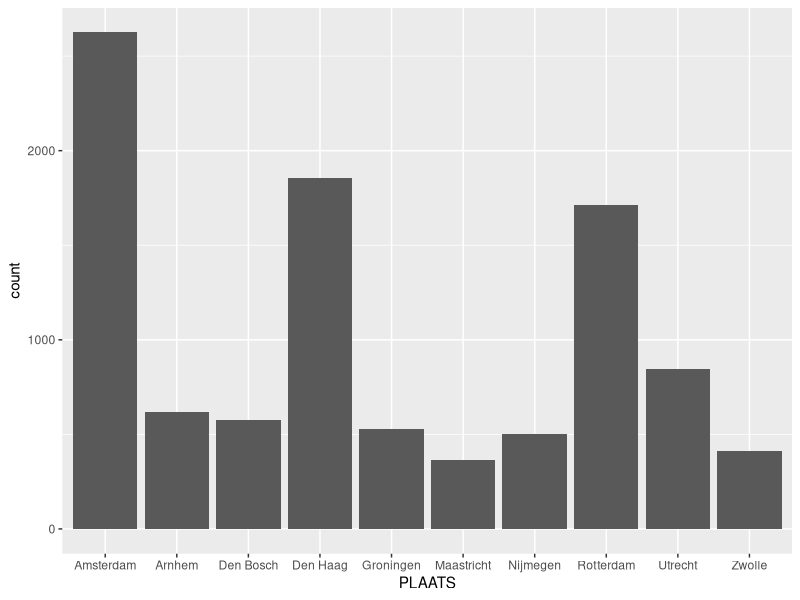
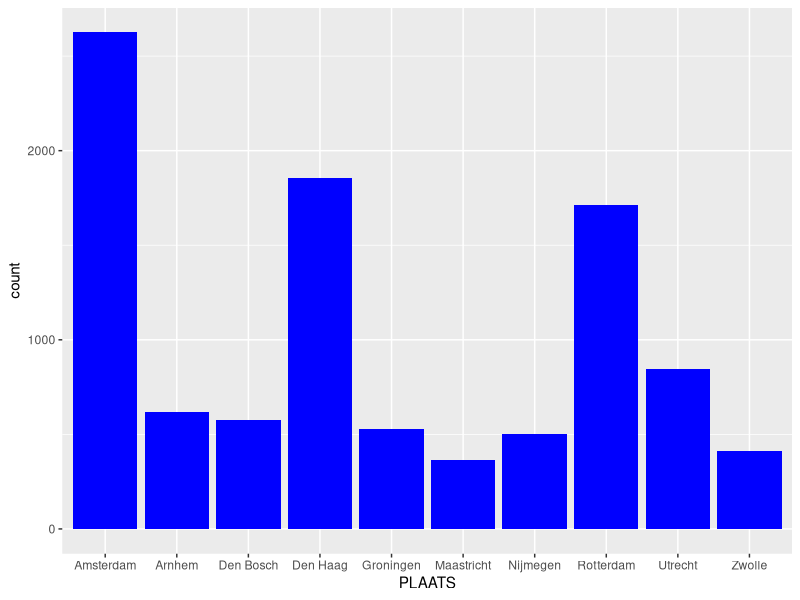
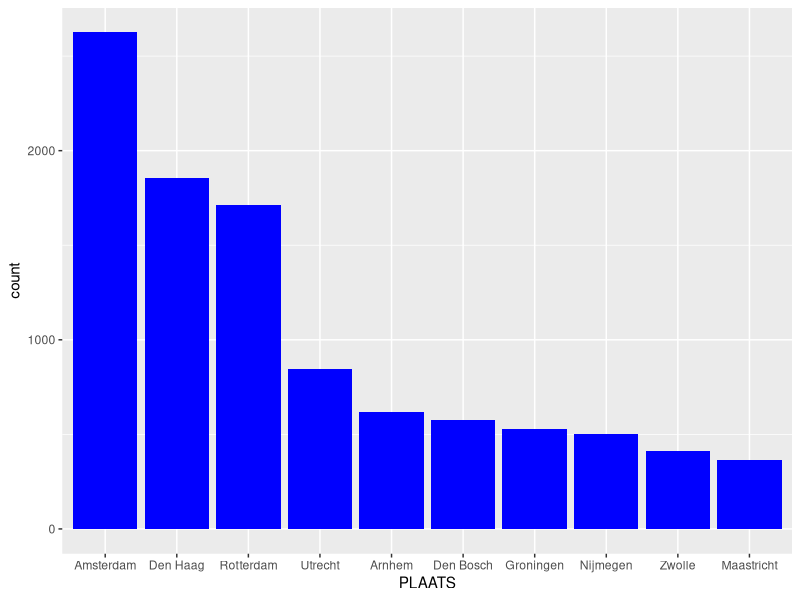
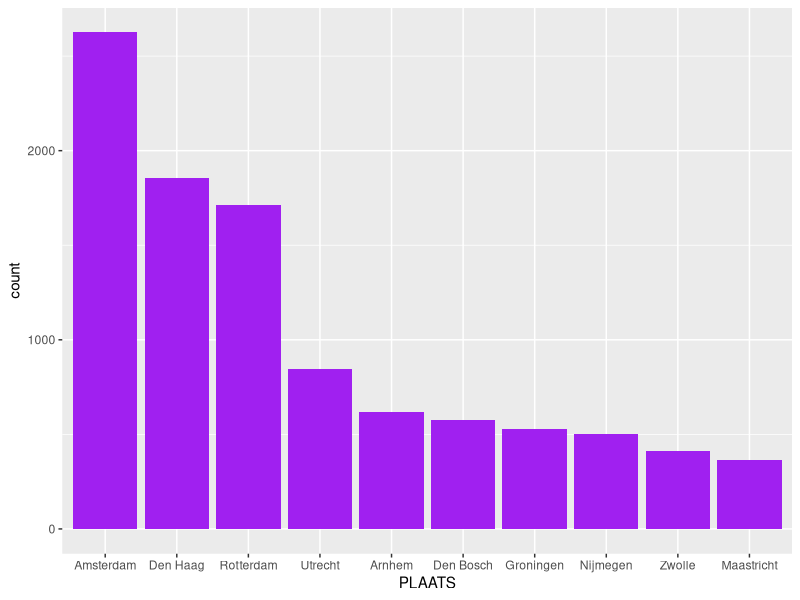
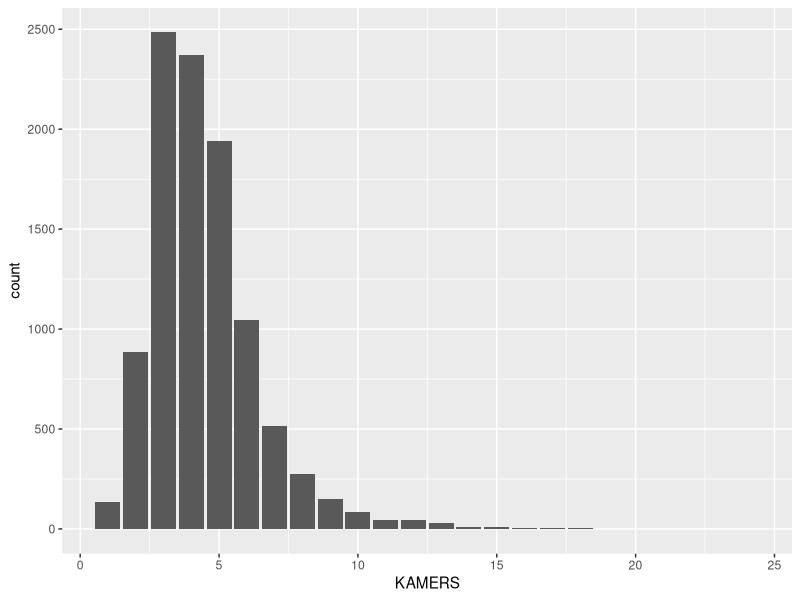
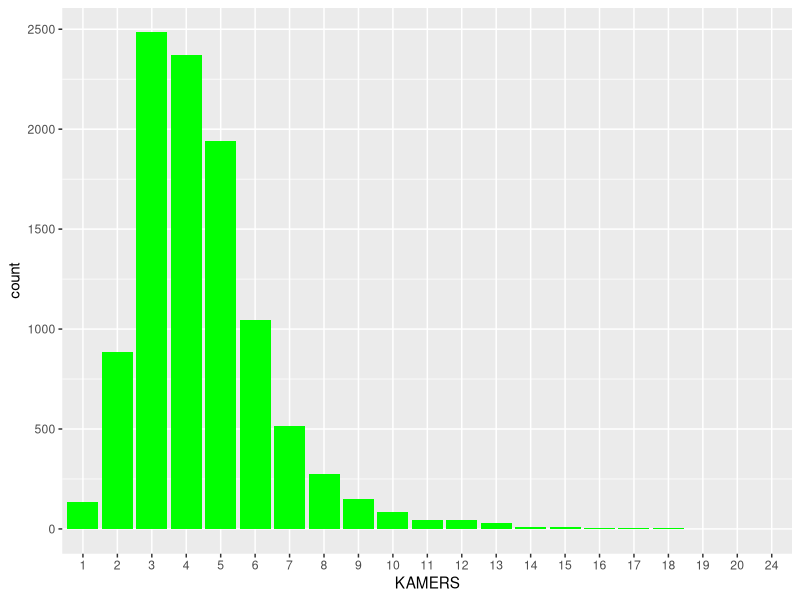
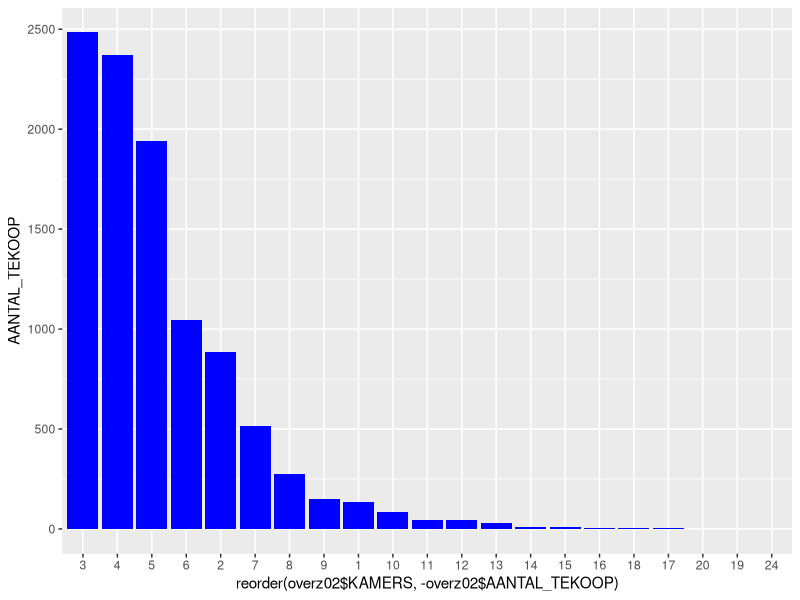
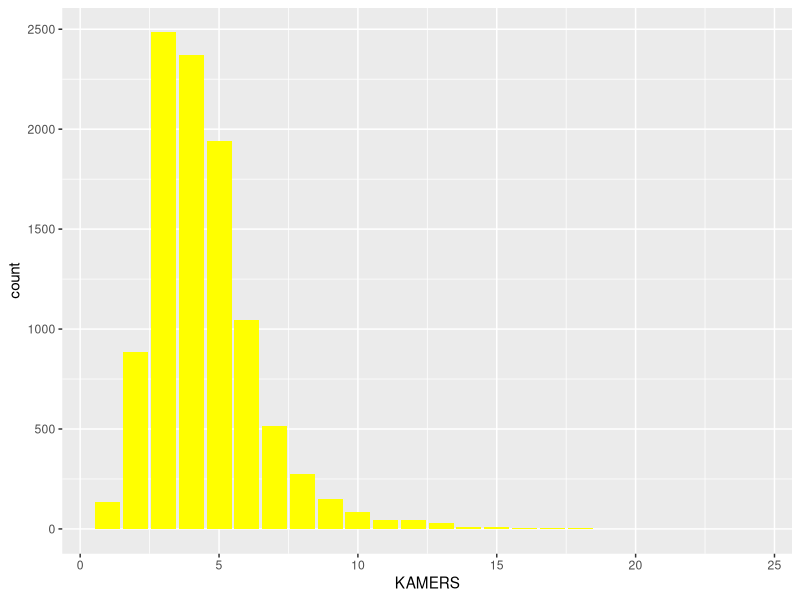

Generate these figures, in order, with R:
#### STANDAARD GRAFIEKEN IN R: BARPLOTS ####

library(readr)   #read_csv() functie
library(ggplot2)
library(tidyverse)

#inlezen bestand
funda <- read_csv("datafiles/2018-10-04_tekoop_funda.csv")

#inspecteren bestand
class(funda)   #soort object
  #tbl_df staat voor tibble data format, aangepast data frame format
head(funda) 
tail(funda)
summary(funda)
str(funda)


##### CATEGORIALE VARIABELE: BAR PLOT #####

#variabele : PLAATS
#grafiek aantal tekoop staande woningen per plaats
ggplot(data = funda, aes(x = PLAATS)) +
  geom_bar()

#zelfde grafiek, andere kleur staven
ggplot(data = funda, aes(x = PLAATS)) +
  geom_bar(fill = "blue")

#ordenen naar aantal tekoop staande woningen
#hiervoor bestaand diverse methoden

#eenvoudigst, maar niet meest handig
#PLAATS omzetten naar ordered factor variabele

#eerst volgorde levels bepalen
sort(table(funda$PLAATS))

funda$PLAATS <- factor(funda$PLAATS,
                          levels = c("Amsterdam", "Den Haag",
                          "Rotterdam", "Utrecht", "Arnhem",
                          "Den Bosch", "Groningen",
                          "Nijmegen", "Zwolle", "Maastricht"))
ggplot(data = funda, aes(x = PLAATS)) +
  geom_bar(fill = "blue")

#betere methode
overz01 <- funda %>%
  group_by(PLAATS) %>%
  summarize(AANTAL_TEKOOP = n()) %>%
  arrange(desc(AANTAL_TEKOOP))

funda$PLAATS <- factor(funda$PLAATS, levels = overz01$PLAATS)

ggplot(data = funda, aes(x = PLAATS)) +
  geom_bar(fill = "purple")


### OPGAVE
# maak een staafdiagram van het aantal te koop staande woningen
# naar de variabele KAMERS
# zet KAMERS daartoe eerst om in een factor variabele

# minder goede manier gesorteerd op aantal kamers
ggplot(data = funda, aes(x = KAMERS)) +
  geom_bar()



sort(table(funda$KAMERS))

funda$KAMERS <- factor(funda$KAMERS,
                       levels = seq(0, 30, by=1))

ggplot(data = funda, aes(x = KAMERS)) +
  geom_bar(fill = "green")


str(funda)

#betere manier gesorteerd op aantal aantal kamers.
funda <- read_csv("datafiles/2018-10-04_tekoop_funda.csv")

overz02 <- funda %>%
  group_by(KAMERS) %>%
  summarize(AANTAL_TEKOOP = n()) %>%
  arrange(desc(AANTAL_TEKOOP))
overz02
#sort(table(overz02$AANTAL_TEKOOP))

ggplot(data = overz02, aes(x = reorder(overz02$KAMERS, -overz02$AANTAL_TEKOOP), y = AANTAL_TEKOOP)) +
  #de tellingen zijn al gedaan
  #daarom wordt het default stat argument voor barplots ("count")
  #overschreven door stat = "identity"
  geom_bar(stat = "identity", fill = "blue")


#funda$KAMERS <- factor(funda$KAMERS, levels = overz02$KAMERS)

ggplot(data = funda, aes(x = KAMERS)) +
  geom_bar(fill = "yellow")

#het is ook mogelijk eerst zelf de telling per categorie te doen
#- zoals in overz01 gedaan is -
#en dan de grafiek te maken

ggplot(data = overz01, aes(x = PLAATS, y = AANTAL_TEKOOP)) +
  #de tellingen zijn al gedaan
  #daarom wordt het default stat argument voor barplots ("count")
  #overschreven door stat = "identity"
  geom_bar(stat = "identity", fill = "blue")


#enkele veel voorkomende aanpassingen aan een grafiek

ggplot(data = funda, aes(x = PLAATS)) +
  geom_bar(fill = "lightblue") +
  
  #titel boven de grafiek
  ggtitle("Op funda.nl te koop staande woningen op 4 oktober 2018") +
  
  #aanpassen bijschriften bij assen
  xlab(NULL) +
  ylab("aantal") +
  
  #ticks op de y-as
  scale_y_continuous(breaks = seq(0, 3000, by = 250)) +
  
  #ander achtergrond theme
  theme_minimal() +
  
  #bijschriften bij x-as draaien
  theme(axis.text.x = element_text(angle = 60, hjust = 1))
  


